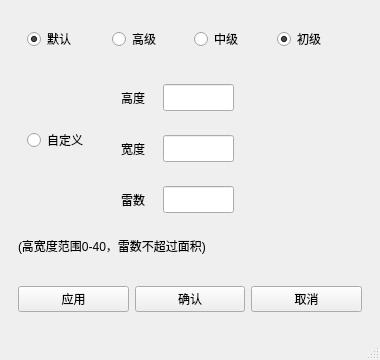
<?xml version="1.0" encoding="UTF-8"?>
<ui version="4.0">
 <class>DoAChose</class>
 <widget class="QMainWindow" name="DoAChose">
  <property name="geometry">
   <rect>
    <x>0</x>
    <y>0</y>
    <width>380</width>
    <height>360</height>
   </rect>
  </property>
  <property name="minimumSize">
   <size>
    <width>380</width>
    <height>360</height>
   </size>
  </property>
  <property name="maximumSize">
   <size>
    <width>387</width>
    <height>360</height>
   </size>
  </property>
  <property name="windowTitle">
   <string>MainWindow</string>
  </property>
  <widget class="QWidget" name="centralwidget">
   <layout class="QVBoxLayout" name="verticalLayout_3">
    <item>
     <widget class="QWidget" name="widget" native="true">
      <layout class="QGridLayout" name="gridLayout">
       <item row="1" column="1">
        <widget class="QWidget" name="widget_6" native="true">
         <layout class="QVBoxLayout" name="verticalLayout">
          <item>
           <widget class="QWidget" name="widget_3" native="true">
            <layout class="QHBoxLayout" name="horizontalLayout">
             <item>
              <widget class="QLabel" name="label">
               <property name="minimumSize">
                <size>
                 <width>36</width>
                 <height>27</height>
                </size>
               </property>
               <property name="maximumSize">
                <size>
                 <width>36</width>
                 <height>27</height>
                </size>
               </property>
               <property name="text">
                <string>高度</string>
               </property>
              </widget>
             </item>
             <item>
              <widget class="QLineEdit" name="height">
               <property name="sizePolicy">
                <sizepolicy hsizetype="Fixed" vsizetype="Fixed">
                 <horstretch>71</horstretch>
                 <verstretch>27</verstretch>
                </sizepolicy>
               </property>
               <property name="minimumSize">
                <size>
                 <width>71</width>
                 <height>27</height>
                </size>
               </property>
               <property name="maximumSize">
                <size>
                 <width>71</width>
                 <height>27</height>
                </size>
               </property>
              </widget>
             </item>
             <item>
              <spacer name="horizontalSpacer_2">
               <property name="orientation">
                <enum>Qt::Horizontal</enum>
               </property>
               <property name="sizeHint" stdset="0">
                <size>
                 <width>40</width>
                 <height>20</height>
                </size>
               </property>
              </spacer>
             </item>
            </layout>
           </widget>
          </item>
          <item>
           <widget class="QWidget" name="widget_4" native="true">
            <layout class="QHBoxLayout" name="horizontalLayout_2">
             <item>
              <widget class="QLabel" name="label_2">
               <property name="minimumSize">
                <size>
                 <width>36</width>
                 <height>27</height>
                </size>
               </property>
               <property name="maximumSize">
                <size>
                 <width>36</width>
                 <height>27</height>
                </size>
               </property>
               <property name="text">
                <string>宽度</string>
               </property>
              </widget>
             </item>
             <item>
              <widget class="QLineEdit" name="wid">
               <property name="sizePolicy">
                <sizepolicy hsizetype="Fixed" vsizetype="Fixed">
                 <horstretch>0</horstretch>
                 <verstretch>0</verstretch>
                </sizepolicy>
               </property>
               <property name="minimumSize">
                <size>
                 <width>71</width>
                 <height>27</height>
                </size>
               </property>
               <property name="maximumSize">
                <size>
                 <width>71</width>
                 <height>27</height>
                </size>
               </property>
              </widget>
             </item>
             <item>
              <spacer name="horizontalSpacer">
               <property name="orientation">
                <enum>Qt::Horizontal</enum>
               </property>
               <property name="sizeHint" stdset="0">
                <size>
                 <width>40</width>
                 <height>20</height>
                </size>
               </property>
              </spacer>
             </item>
            </layout>
           </widget>
          </item>
          <item>
           <widget class="QWidget" name="widget_5" native="true">
            <layout class="QHBoxLayout" name="horizontalLayout_3">
             <item>
              <widget class="QLabel" name="label_3">
               <property name="minimumSize">
                <size>
                 <width>36</width>
                 <height>27</height>
                </size>
               </property>
               <property name="maximumSize">
                <size>
                 <width>36</width>
                 <height>27</height>
                </size>
               </property>
               <property name="text">
                <string>雷数</string>
               </property>
              </widget>
             </item>
             <item>
              <widget class="QLineEdit" name="mineNumber">
               <property name="sizePolicy">
                <sizepolicy hsizetype="Fixed" vsizetype="Fixed">
                 <horstretch>0</horstretch>
                 <verstretch>0</verstretch>
                </sizepolicy>
               </property>
               <property name="minimumSize">
                <size>
                 <width>71</width>
                 <height>27</height>
                </size>
               </property>
               <property name="maximumSize">
                <size>
                 <width>71</width>
                 <height>27</height>
                </size>
               </property>
               <property name="text">
                <string/>
               </property>
              </widget>
             </item>
             <item>
              <spacer name="horizontalSpacer_3">
               <property name="orientation">
                <enum>Qt::Horizontal</enum>
               </property>
               <property name="sizeHint" stdset="0">
                <size>
                 <width>40</width>
                 <height>20</height>
                </size>
               </property>
              </spacer>
             </item>
            </layout>
           </widget>
          </item>
         </layout>
        </widget>
       </item>
       <item row="0" column="0" rowspan="2">
        <widget class="QWidget" name="widget_8" native="true">
         <layout class="QVBoxLayout" name="verticalLayout_2">
          <item>
           <widget class="QRadioButton" name="defau">
            <property name="text">
             <string>默认</string>
            </property>
            <property name="checked">
             <bool>true</bool>
            </property>
           </widget>
          </item>
          <item>
           <spacer name="verticalSpacer">
            <property name="orientation">
             <enum>Qt::Vertical</enum>
            </property>
            <property name="sizeHint" stdset="0">
             <size>
              <width>20</width>
              <height>40</height>
             </size>
            </property>
           </spacer>
          </item>
          <item>
           <widget class="QRadioButton" name="custom">
            <property name="text">
             <string>自定义</string>
            </property>
           </widget>
          </item>
          <item>
           <spacer name="verticalSpacer_2">
            <property name="orientation">
             <enum>Qt::Vertical</enum>
            </property>
            <property name="sizeHint" stdset="0">
             <size>
              <width>20</width>
              <height>40</height>
             </size>
            </property>
           </spacer>
          </item>
         </layout>
        </widget>
       </item>
       <item row="0" column="1">
        <widget class="QWidget" name="widget_2" native="true">
         <layout class="QHBoxLayout" name="horizontalLayout_4">
          <item>
           <widget class="QRadioButton" name="highLevel">
            <property name="text">
             <string>高级</string>
            </property>
           </widget>
          </item>
          <item>
           <widget class="QRadioButton" name="midLevel">
            <property name="text">
             <string>中级</string>
            </property>
           </widget>
          </item>
          <item>
           <widget class="QRadioButton" name="lowLevel">
            <property name="text">
             <string>初级</string>
            </property>
            <property name="checked">
             <bool>true</bool>
            </property>
           </widget>
          </item>
         </layout>
        </widget>
       </item>
       <item row="2" column="0" colspan="2">
        <widget class="QLabel" name="label_4">
         <property name="text">
          <string>(高宽度范围0-40，雷数不超过面积)</string>
         </property>
        </widget>
       </item>
      </layout>
     </widget>
    </item>
    <item>
     <widget class="QWidget" name="widget_7" native="true">
      <layout class="QHBoxLayout" name="horizontalLayout_5">
       <item>
        <widget class="QPushButton" name="apply">
         <property name="text">
          <string>应用</string>
         </property>
        </widget>
       </item>
       <item>
        <widget class="QPushButton" name="affirm">
         <property name="text">
          <string>确认</string>
         </property>
        </widget>
       </item>
       <item>
        <widget class="QPushButton" name="cancel">
         <property name="text">
          <string>取消</string>
         </property>
        </widget>
       </item>
      </layout>
     </widget>
    </item>
   </layout>
  </widget>
  <widget class="QStatusBar" name="statusbar"/>
 </widget>
 <resources/>
 <connections/>
</ui>
